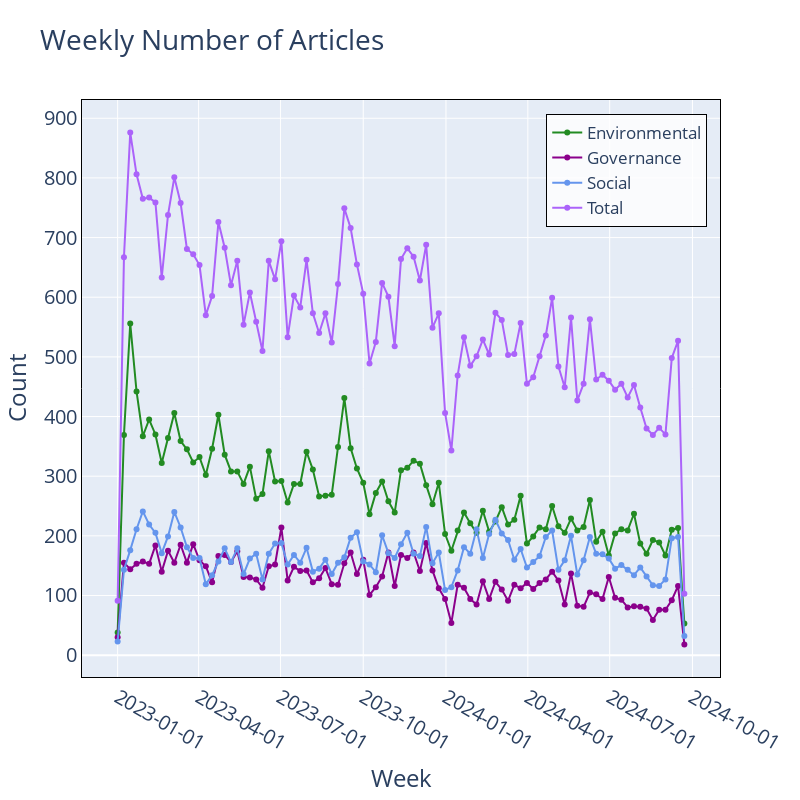

Source (notebook cell):
### Markdown cell above
### Fig 3 - left: Weekly Count of Articles per Aspect and in Total

### Code cell
counts = data_all_graph.groupby('aspect').resample('W').size().unstack(fill_value=0).T#.rolling(60, min_periods=1).mean()

# Create the figure
fig = go.Figure()

# Add a line for each aspect
for aspect in counts.columns:
    fig.add_trace(go.Scatter(
        x=counts.index, 
        y=counts[aspect], 
        mode='lines+markers',
        name=aspect.title(),
        line=dict(color=aspect_colors[aspect]),
    ))

fig.add_trace(go.Scatter(
    x=counts.index, 
    y=counts.sum(axis=1), 
    mode='lines+markers',
    name='Total'
))

# Update layout with titles
fig.update_layout(
    title='Weekly Number of Articles',
    xaxis_title='Week',
    yaxis_title='Count',
    xaxis_tickformat='%Y-%m-%d',
    width=800,
    height=800,
    font=dict(size=textfont_size),
    xaxis=dict(showline=True, linewidth=1, linecolor='black', mirror=True),  # Black line on x-axis
    yaxis=dict(showline=True, linewidth=1, linecolor='black', mirror=True),  # Black line on y-axis
    legend=dict(
        x=0.98,  # Position it 10% from the left side of the first subplot
        y=0.78,  # Position it vertically centered
        xanchor='right',  # Anchor the legend to the left
        yanchor='bottom',  # Anchor the legend to the middle
        bgcolor='rgba(255, 255, 255, 0.8)',  # Optional: set a background color for better visibility
        bordercolor='black',  # Optional: set border color
        borderwidth=1,  # Optional: set border width
        font = dict(size = textfont_size-3),
    ),
)

# Show the plot
fig.show()
